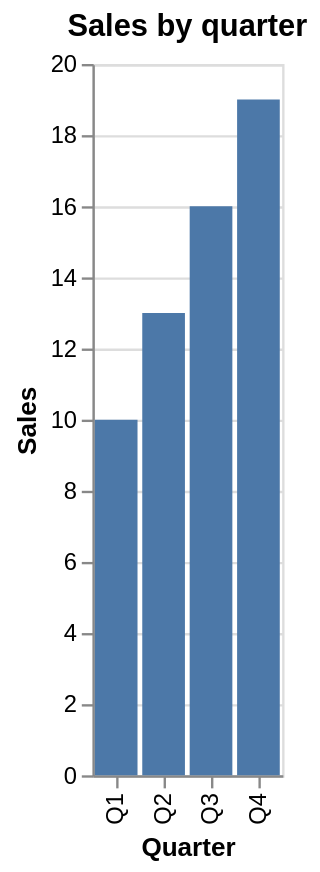

Describe this chart as a Vega-Lite specification.
### Vega-Lite specification from a JSON file in a GitHub repository (floating-point values rounded to 4 significant figures)
{"$schema": "https://vega.github.io/schema/vega-lite/v5.json", "title": "Sales by quarter", "data": {"values": [{"quarter": "Q1", "sales": 10}, {"quarter": "Q2", "sales": 13}, {"quarter": "Q3", "sales": 16}, {"quarter": "Q4", "sales": 19}]}, "mark": "bar", "encoding": {"x": {"field": "quarter", "type": "nominal", "title": "Quarter"}, "y": {"field": "sales", "type": "quantitative", "title": "Sales"}}}
